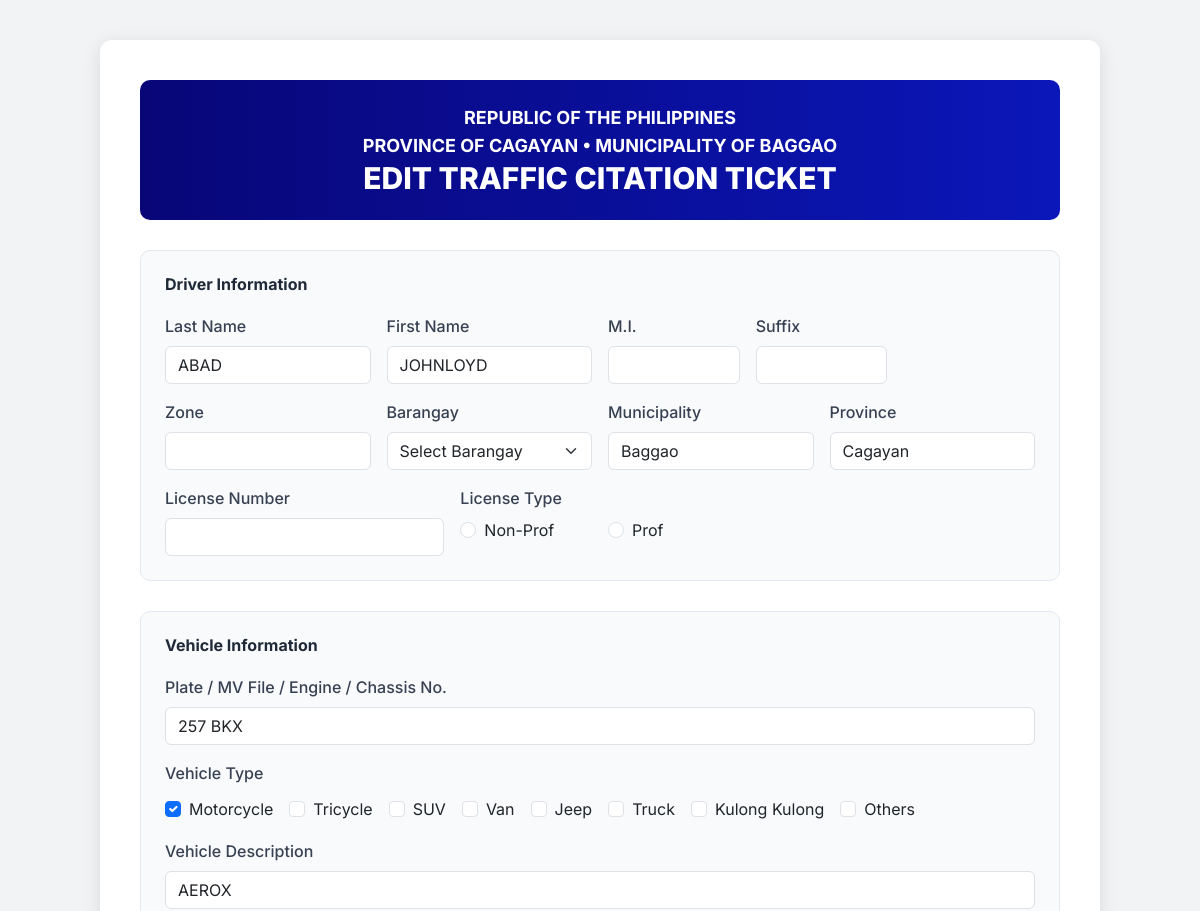
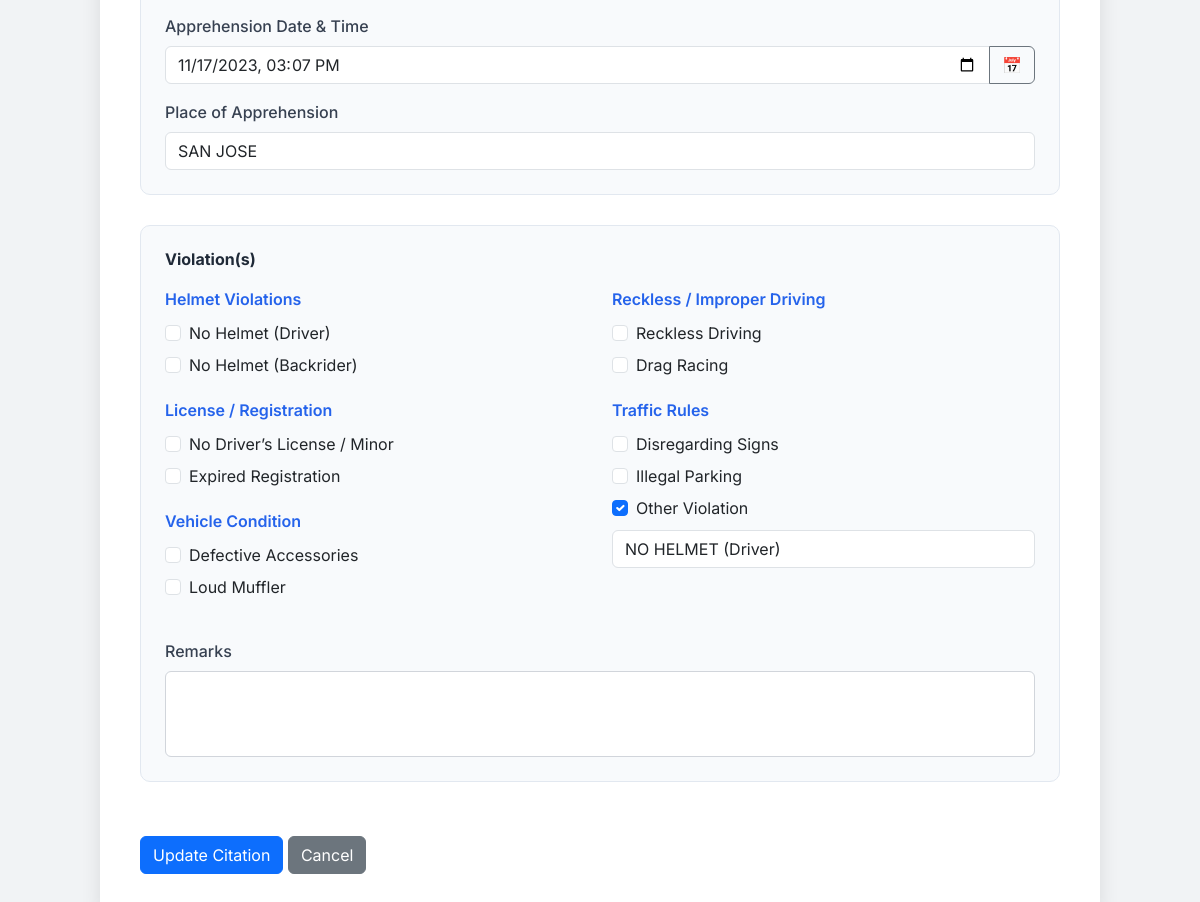
Page /edit_citation.php?id=43 on the committed database (2 pictures, top to bottom).
### tables this page shows
CREATE TABLE `citations` (
  `citation_id` int(11) NOT NULL,
  `ticket_number` varchar(20) NOT NULL,
  `driver_id` int(11) DEFAULT NULL,
  `vehicle_id` int(11) DEFAULT NULL,
  `apprehension_datetime` datetime DEFAULT NULL,
  `place_of_apprehension` varchar(255) DEFAULT NULL,
  `is_archived` tinyint(1) DEFAULT 0,
  `payment_status` enum('Paid','Unpaid') DEFAULT 'Unpaid',
  `payment_date` datetime DEFAULT NULL,
  `payment_amount` decimal(10,2) DEFAULT NULL
);

CREATE TABLE `drivers` (
  `driver_id` int(11) NOT NULL,
  `last_name` varchar(50) NOT NULL,
  `first_name` varchar(50) NOT NULL,
  `middle_initial` varchar(5) DEFAULT NULL,
  `suffix` varchar(10) DEFAULT NULL,
  `zone` varchar(50) DEFAULT NULL,
  `barangay` varchar(100) DEFAULT NULL,
  `municipality` varchar(100) DEFAULT 'Baggao',
  `province` varchar(100) DEFAULT 'Cagayan',
  `license_number` varchar(20) DEFAULT NULL,
  `license_type` enum('Non-Professional','Professional') DEFAULT NULL
);

CREATE TABLE `vehicles` (
  `vehicle_id` int(11) NOT NULL,
  `plate_mv_engine_chassis_no` varchar(50) DEFAULT NULL,
  `vehicle_type` varchar(50) DEFAULT NULL,
  `vehicle_description` varchar(255) DEFAULT NULL
);

### edit_citation.php (the view, shortened to what the rows shown need)
<!DOCTYPE html>
<html lang="en">
<head>
  <link href="https://cdn.jsdelivr.net/npm/bootstrap@5.3.3/dist/css/bootstrap.min.css" rel="stylesheet">
  <link href="https://cdn.jsdelivr.net/npm/tailwindcss@2.2.19/dist/tailwind.min.css" rel="stylesheet">
</head>
<body>
  <?php
  $servername = "localhost";
  $username = "root";
  $password = "";
  $dbname = "traffic_citation_db";
  try {
    $conn = new PDO("mysql:host=$servername;dbname=$dbname", $username, $password);
    $conn->setAttribute(PDO::ATTR_ERRMODE, PDO::ERRMODE_EXCEPTION);
    $citation_id = isset($_GET['id']) ? (int)$_GET['id'] : 0;
    $stmt = $conn->prepare("
      SELECT c.ticket_number, c.apprehension_datetime, c.place_of_apprehension,
             d.last_name, d.first_name, d.middle_initial, d.suffix, d.zone, d.barangay,
             d.municipality, d.province, d.license_number, d.license_type,
             v.plate_mv_engine_chassis_no, v.vehicle_type, v.vehicle_description,
             GROUP_CONCAT(vl.violation_type SEPARATOR ',') AS violations,
             r.remark_text
      FROM citations c
      JOIN drivers d ON c.driver_id = d.driver_id
      JOIN vehicles v ON c.vehicle_id = v.vehicle_id
      LEFT JOIN violations vl ON c.citation_id = vl.citation_id
      LEFT JOIN remarks r ON c.citation_id = r.citation_id
      WHERE c.citation_id = :citation_id
      GROUP BY c.citation_id
    ");
    $stmt->execute(['citation_id' => $citation_id]);
    $data = $stmt->fetch(PDO::FETCH_ASSOC);
    $vehicle_type = strtolower($data['vehicle_type']);
    $vehicle_types = [$vehicle_type];
    $apprehension_datetime = $data['apprehension_datetime'] == '0000-00-00 00:00:00' ? '' : date('Y-m-d\TH:i', strtotime($data['apprehension_datetime']));
  } catch(PDOException $e) {
    echo "<div class='container'><p>Error: " . $e->getMessage() . "</p></div>";
    exit;
  }
  ?>
  <form id="editCitationForm" action="update_citation.php" method="POST">
    <div class="ticket-container">
      <div class="header">
        <h1 class="font-extrabold text-3xl">EDIT TRAFFIC CITATION TICKET</h1>
      </div>
      <div class="section">
        <div class="row g-3">
          <div class="col-md-3">
            <label class="form-label">Last Name</label>
            <input type="text" name="last_name" class="form-control" value="<?php echo htmlspecialchars($data['last_name']); ?>" required>
          </div>
          <div class="col-md-3">
            <label class="form-label">First Name</label>
            <input type="text" name="first_name" class="form-control" value="<?php echo htmlspecialchars($data['first_name']); ?>" required>
          </div>
          <div class="col-md-3">
            <label class="form-label">Municipality</label>
            <input type="text" name="municipality" class="form-control" id="municipalityInput" value="<?php echo htmlspecialchars($data['municipality']); ?>" readonly>
          </div>
          <div class="col-md-3">
            <label class="form-label">Province</label>
            <input type="text" name="province" class="form-control" id="provinceInput" value="<?php echo htmlspecialchars($data['province']); ?>" readonly>
          </div>
          <div class="col-md-2">
            <div class="form-check">
              <input type="radio" class="form-check-input" name="license_type" value="nonProf" id="nonProf" <?php echo $data['license_type'] == 'Non-Professional' ? 'checked' : ''; ?> required>
              <label class="form-check-label" for="nonProf">Non-Prof</label>
            </div>
          </div>
          <div class="col-md-2">
            <div class="form-check">
              <input type="radio" class="form-check-input" name="license_type" value="prof" id="prof" <?php echo $data['license_type'] == 'Professional' ? 'checked' : ''; ?>>
              <label class="form-check-label" for="prof">Prof</label>
            </div>
          </div>
        </div>
      </div>
      <div class="section">
        <div class="row g-3">
          <div class="col-12">
            <label class="form-label">Plate / MV File / Engine / Chassis No.</label>
            <input type="text" name="plate_mv_engine_chassis_no" class="form-control" value="<?php echo htmlspecialchars($data['plate_mv_engine_chassis_no']); ?>" required>
          </div>
          <div class="col-12">
            <div class="d-flex flex-wrap gap-3 mt-1">
              <div class="form-check">
                <input type="checkbox" class="form-check-input" name="motorcycle" id="motorcycle" <?php echo in_array('motorcycle', $vehicle_types) ? 'checked' : ''; ?>>
                <label class="form-check-label" for="motorcycle">Motorcycle</label>
              </div>
              <div class="form-check">
                <input type="checkbox" class="form-check-input" name="tricycle" id="tricycle" <?php echo in_array('tricycle', $vehicle_types) ? 'checked' : ''; ?>>
                <label class="form-check-label" for="tricycle">Tricycle</label>
              </div>
              <div class="form-check">
                <input type="checkbox" class="form-check-input" name="suv" id="suv" <?php echo in_array('suv', $vehicle_types) ? 'checked' : ''; ?>>
                <label class="form-check-label" for="suv">SUV</label>
              </div>
              <div class="form-check">
                <input type="checkbox" class="form-check-input" name="van" id="van" <?php echo in_array('van', $vehicle_types) ? 'checked' : ''; ?>>
                <label class="form-check-label" for="van">Van</label>
              </div>
              <div class="form-check">
                <input type="checkbox" class="form-check-input" name="jeep" id="jeep" <?php echo in_array('jeep', $vehicle_types) ? 'checked' : ''; ?>>
                <label class="form-check-label" for="jeep">Jeep</label>
              </div>
              <div class="form-check">
                <input type="checkbox" class="form-check-input" name="truck" id="truck" <?php echo in_array('truck', $vehicle_types) ? 'checked' : ''; ?>>
                <label class="form-check-label" for="truck">Truck</label>
              </div>
              <div class="form-check">
                <input type="checkbox" class="form-check-input" name="kulong" id="kulong" <?php echo in_array('kulong', $vehicle_types) ? 'checked' : ''; ?>>
                <label class="form-check-label" for="kulong">Kulong Kulong</label>
              </div>
              <div class="form-check">
                <input type="checkbox" class="form-check-input" name="othersVehicle" id="othersVehicle" <?php echo !in_array('motorcycle', $vehicle_types) && !in_array('tricycle', $vehicle_types) && !in_array('suv', $vehicle_types) && !in_array('van', $vehicle_types) && !in_array('jeep', $vehicle_types) && !in_array('truck', $vehicle_types) && !in_array('kulong', $vehicle_types) ? 'checked' : ''; ?>>
                <label class="form-check-label" for="othersVehicle">Others</label>
              </div>
            </div>
          </div>
          <div class="col-12">
            <label class="form-label">Vehicle Description</label>
            <input type="text" name="vehicle_description" class="form-control" value="<?php echo htmlspecialchars($data['vehicle_description']); ?>">
          </div>
          <div class="col-12">
            <div class="input-group">
              <input type="datetime-local" name="apprehension_datetime" class="form-control" id="apprehensionDateTime" value="<?php echo htmlspecialchars($apprehension_datetime); ?>">
              <button class="btn btn-outline-secondary btn-custom" type="button" id="toggleDateTime" title="Set/Clear">📅</button>
            </div>
          </div>
          <div class="col-12">
            <label class="form-label">Place of Apprehension</label>
            <input type="text" name="place_of_apprehension" class="form-control" value="<?php echo htmlspecialchars($data['place_of_apprehension']); ?>">
          </div>
        </div>
      </div>
    </div>
  </form>
</body>
</html>

### rows in the picture
citations: last_name "ABAD", first_name "JOHNLOYD", municipality "Baggao", province "Cagayan", plate_mv_engine_chassis_no "257 BKX", vehicle_description "AEROX", apprehension_datetime "11/17/2023 15:07", place_of_apprehension "SAN JOSE"
drivers: license_type "☐ Non-Prof", license_type "☐ Prof"
vehicles: vehicle_type "☑"
